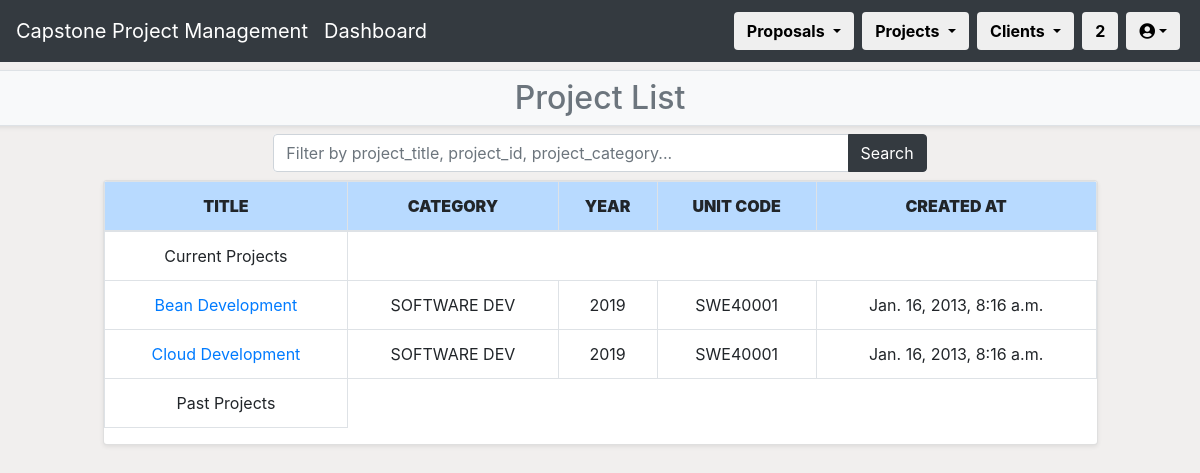
Page /CPPMS/project/project_list/ (signed in) on the earlier database version.
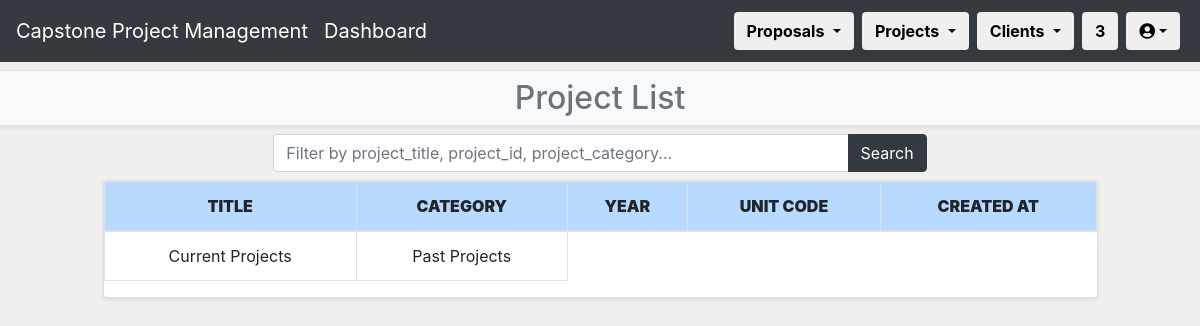
Same page on the later database version.
### CPPMS/models.py (models this page shows, shortened)
class Project(models.Model):
    title = models.CharField(max_length=128, default="", unique=True)
    created_at = models.DateTimeField(auto_now_add=True)
    updated_at = models.DateTimeField(auto_now=True)
    category = models.CharField(max_length=128, default="")
    year = models.IntegerField(default="0000")
    completed = models.BooleanField(default=0)
    pass
    unit = models.ForeignKey(
        Unit,
        models.SET_NULL,
        blank=True,
        null=True
    )
    proposal = models.ForeignKey(
        Proposal,
        on_delete=models.CASCADE,
        blank=True,
        null=True
    )
    internal_supervisor = models.ForeignKey(
        Internal_Supervisor,
        models.SET_NULL,
        blank=True,
        null=True
    )
    group = models.ForeignKey(
        Group,
        models.SET_NULL,
        blank=True,
        null=True
    )

class Unit(models.Model):
    title = models.CharField(max_length=128, default="", unique=True)
    created_at = models.DateTimeField(auto_now_add=True)
    updated_at = models.DateTimeField(auto_now=True)
    unit_code = models.CharField(max_length=8, default="AAA0001")
    BB_unit_code = models.CharField(max_length=8, default="AAA0001")
    ulos = models.TextField(default="")
    convenor = models.CharField(max_length=128, default="N/A")
    pass
    def __str__(self):
        return self.unit_code

### CPPMS/views.py (the view)
# urls.py: path("project/project_list/",
@login_required(login_url="/CPPMS/login/")
def project_list(request):
    username = request.user.first_name + " " + request.user.last_name
    count()
    if request.method == "POST":
        filter_value = request.POST.get("project_list")
    else:
        filter_value = ""
    project_list = Project.objects.all()
    if filter_value:
        project_filter = project_list.filter(
            Q(pk__icontains=filter_value)
            | Q(title__icontains=filter_value)
            | Q(category__icontains=filter_value)
            | Q(completed=False)
        )
        past_projects = project_filter.filter(completed=True)
    else:
        project_filter = project_list.all()
        past_projects = project_list.filter(completed=True)
    return render(
        request,
        "project_list.html",
        {
            "count": count,
            "project_filter": project_filter,
            "filter_value": filter_value,
            "past_projects": past_projects,
            "username": username
        }
    )

### CPPMS/views.py (called while the page is built)
def count():
    count = []
    count_web = Incoming_Proposal.proposals.all().count()
    count_word = Upload_Proposal.objects.all().count()
    count_all = count_web + count_word
    count_all_proposal = Proposal.objects.all().count()
    count_all_client = Client.objects.all().count()
    count = [count_web, count_word, count_all,count_all_proposal,count_all_client]
    return count

### CPPMS/templates/project_list.html (shortened to what this page needs)
{% extends "project.html" %}
{% block sub-page_content %}
{% if not messages %}
<h2>Project List</h2>
{% else %}
<h2>Project List</h2>
{% for message in messages %}<li>{{ message }}</li>{% endfor %}
{% endif %}
{% endblock %}
{% block page_detail_content %}
<div class="row mb-2">
    <div class="col-md-1"></div>
    <div class="col">
        <div class="row mb-2">
            <div class="col-sm-2"></div>
            <div class="col">
                <form method="POST" class="form bg-white rounded">
                    <div class="input-group">
                        <input id="txtSearch2" type="text" class="form-control" placeholder="Filter by project_title, project_id, project_category..." name="project_list" value="{{ filter_value }}" />
                        <div class="input-group-append">
                            <button class="btn btn-dark" type="submit">Search</button>
                        </div>
                    </div>
                </form>
            </div>
            <div class="col-sm-2"></div>
        </div>
        <div class="row mb-2">
            <div class="col">
                <div class="table-responsive card shadow-sm">
                    <table class="table table-bordered table-hover text-center">
                        <thead>
                            <tr class="table-primary">
                                <th scope="col"><strong>TITLE</strong></th>
                                <th scope="col"><strong>CATEGORY</strong></th>
                                <th scope="col"><strong>YEAR</strong></th>
                                <th scope="col"><strong>UNIT CODE</strong></th>
                                <th scope="col"><strong>CREATED AT</strong></th>
                            </tr>
                        </thead>
                        <tbody>
                            <td>Current Projects</td>
                            {% for project in project_filter %}
                            <tr scope="row">
                                <td><a href="project_detail/{{ project.pk }}">{{ project.title }}</a></td>
                                <td>{{ project.category }}</td>
                                <td>{{ project.year }}</td>
                                <td>{{ project.unit }}</td>
                                <td>{{ project.created_at }}</td>
                            </tr>
                            {% endfor %}
                            <td>Past Projects</td>
                        </tbody>
                    </table>
                </div>
            </div>
        </div>
    </div>
    <div class="col-md-1"></div>
</div>
{% endblock %}

Differences in the rows shown:
removed Project: title "Bean Development", category "SOFTWARE DEV", year "2019", unit "SWE40001", created_at "Jan. 16, 2013, 8:16 a.m."
removed Project: title "Cloud Development", category "SOFTWARE DEV", year "2019", unit "SWE40001", created_at "Jan. 16, 2013, 8:16 a.m."
Other differences:
{{ count.2 }}: "2" → "3"
